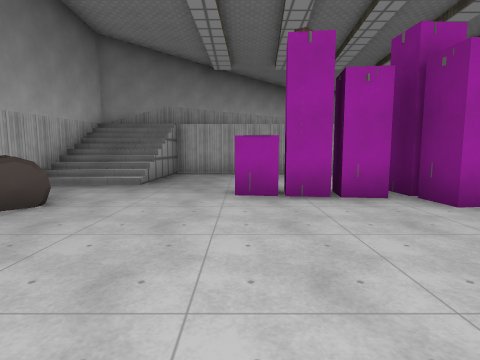
view 1 (above)

16 first-person views from a walk through a Godot game level. The camera is 1.5 m above the floor, tilts 6° down and sees 80° across. The floor is counted in squares, 2 m on a side. Each view is taken from the middle of a square. On the plan, view 1 faces up. The plan holds only what a view shows up to about 10 squares ahead; the rest is blank. Characters and animated objects are left out. Some surface patterns are stand-ins.

view 2
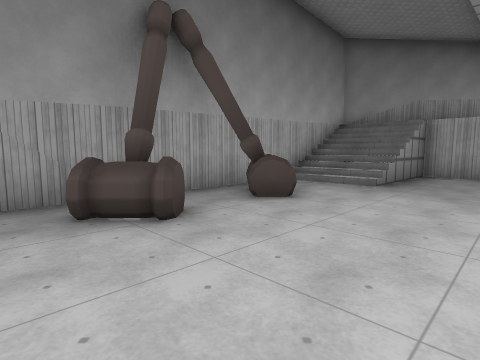

view 3
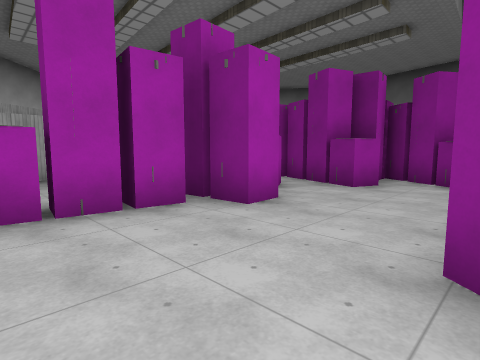

view 4
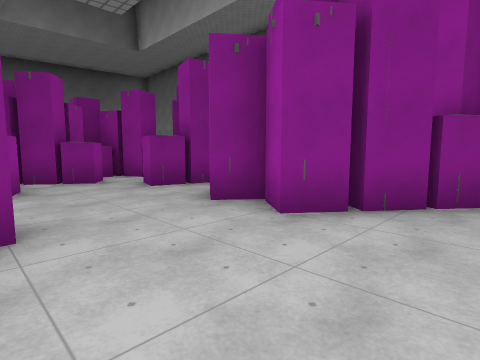

view 5
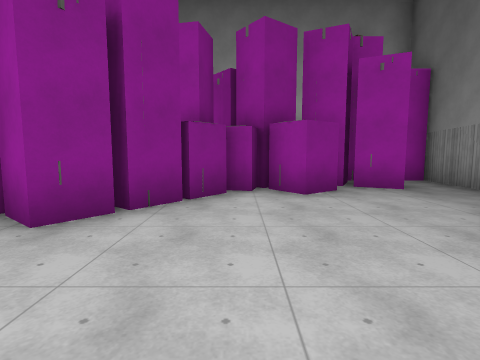

view 6
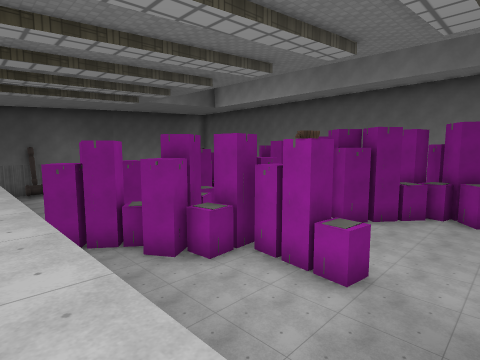

view 7
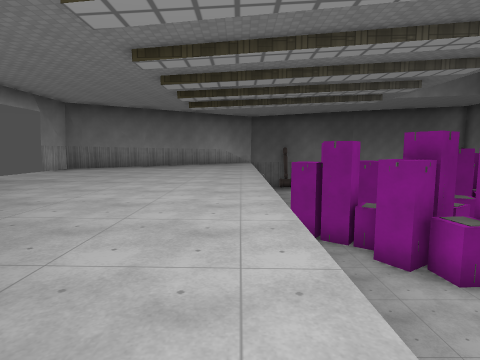

view 8
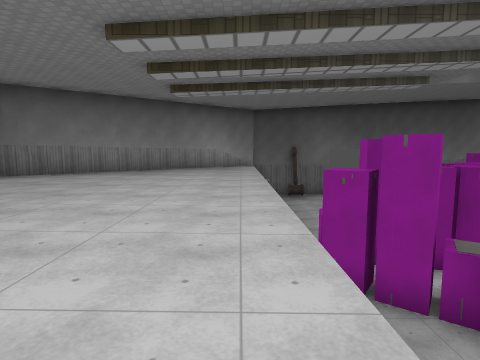

view 9
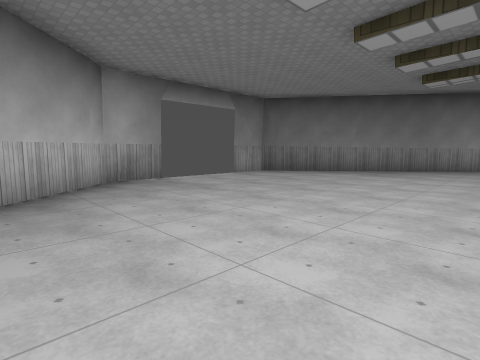

view 10
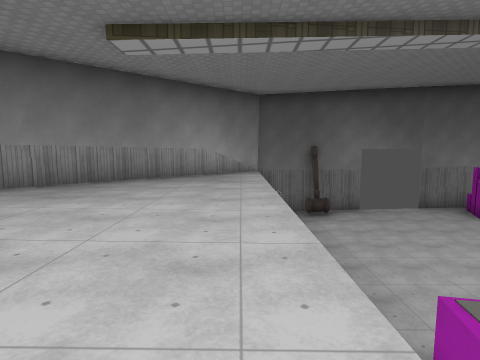

view 11
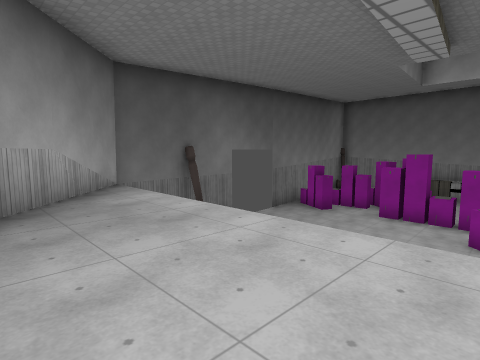

view 12
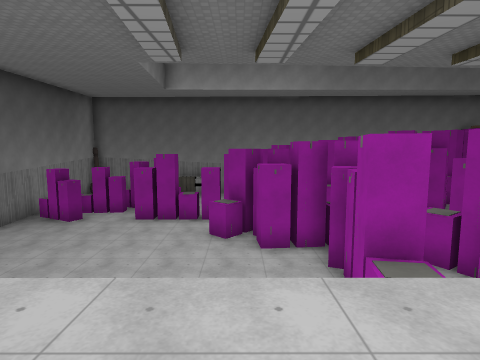

view 13
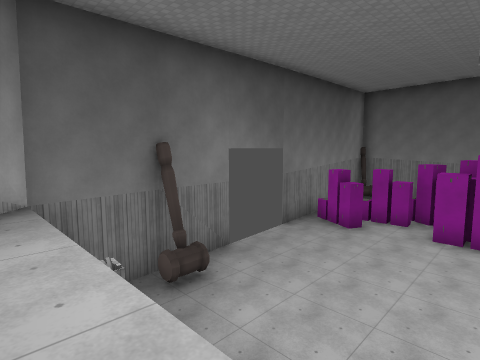

view 14
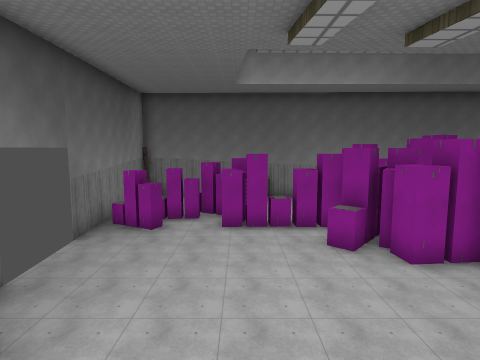

view 15
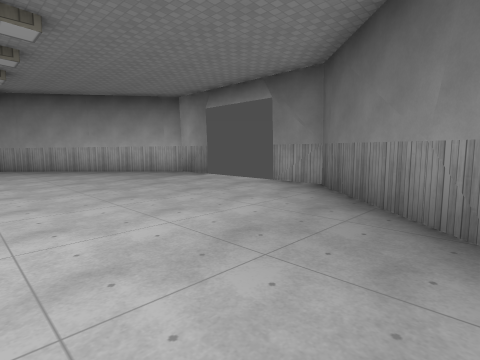

view 16
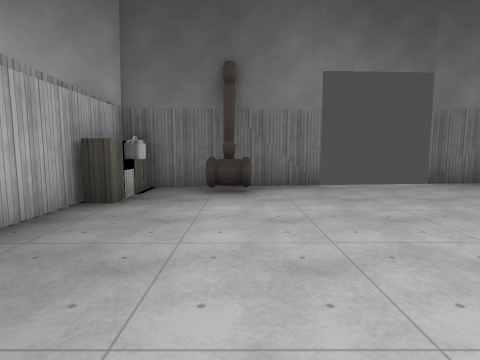

### Floor plan
Key: @ floor where view 1 was taken; # wall or solid block; . main floor; : floor 3.25 m higher than the main floor; / step, stairs or slope; = window, fence, low wall or low ledge; ^ raised ledge; C cabinet.
Columns run from 5 left of view 1 to 17 right of it. Each row starts with its distance up from view 1.
 16        ##:::::#
 15       ##:::::::##
 14     ##::::::::::##
 13    ##::::::::::::##
 12    #::::::::::::::##
 11     :::::::::::::::##
 10 ## :::::::::::::::::##
  9 #//#...............CCC
  8 #///......###........#
  7 #//=.....####.......^#
  6 #///....#####........#
  5 #....####.###........#
  4 #.=.....#..###.......#
  3 #............##......##
  2 ##=.........##........#
  1 ##.....##..#######..#^#
  0 #....@##  ###    ######
 -1 #...#.#
 -2 #.#####
 -3 ####

Positions as (right, up) in squares from view 1, and headings:
1: (0, 0), facing up
2: (0, 0), facing up-left
3: (0, 1), facing up-right
4: (0, 4), facing down-right
5: (0, 4), facing down
6: (-2, 10), facing down-right
7: (-2, 10), facing right
8: (1, 10), facing right
9: (1, 10), facing up-right
10: (5, 10), facing right
11: (9, 12), facing down-right
12: (9, 11), facing down
13: (11, 10), facing down-right
14: (12, 10), facing down
15: (11, 11), facing up-left
16: (10, 7), facing right
